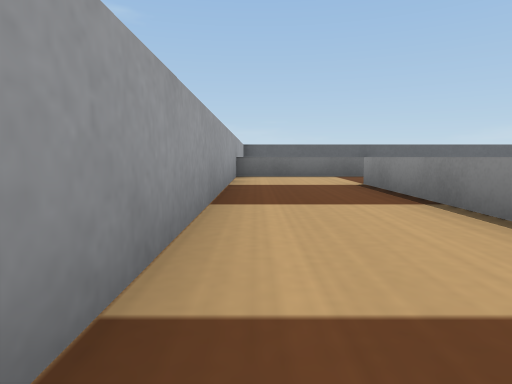
view 1 (above)

24 first-person views from a walk through a Webots world. The camera is 0.05 m above the floor, tilts 6° down and sees 75° across. The floor is counted in squares, 0.1 m on a side. Each view is taken from the middle of a square. On the plan, view 1 faces up. The plan holds only what a view shows up to about 9 squares ahead; the rest is blank. The place goes on beyond the plan. Robots are left out. Webots' stock objects and surfaces are drawn as simple stand-ins.

view 2
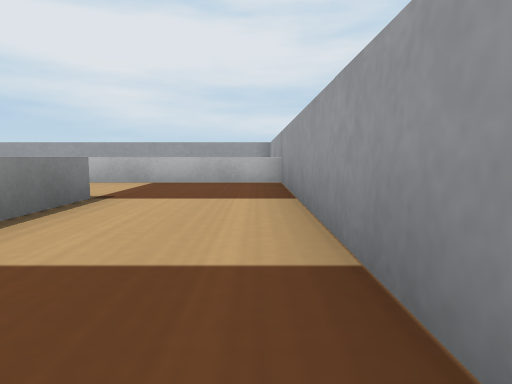

view 3
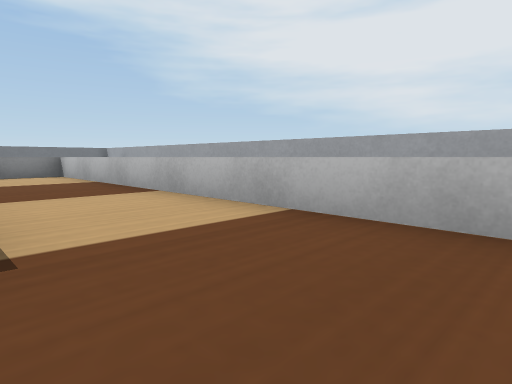

view 4
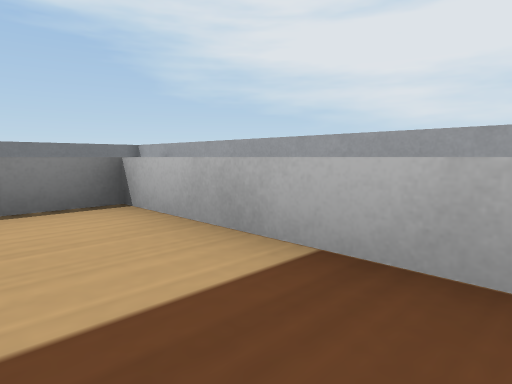

view 5
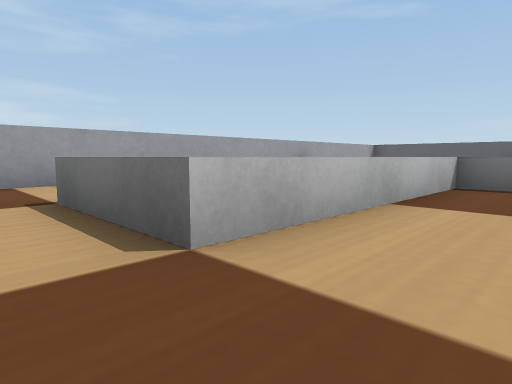

view 6
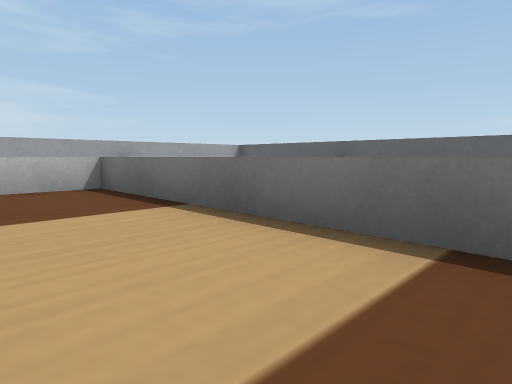

view 7
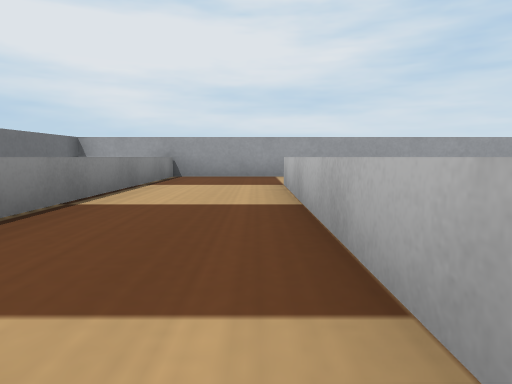

view 8
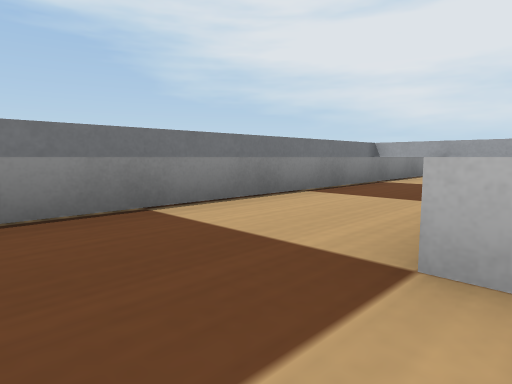

view 9
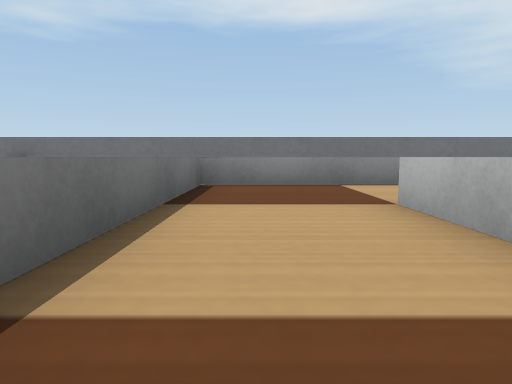

view 10
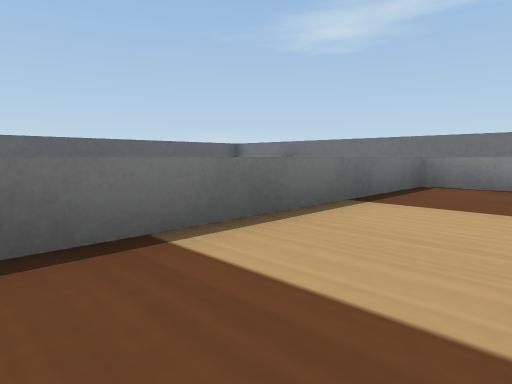

view 11
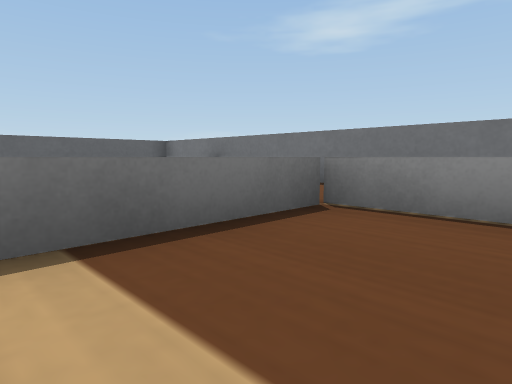

view 12
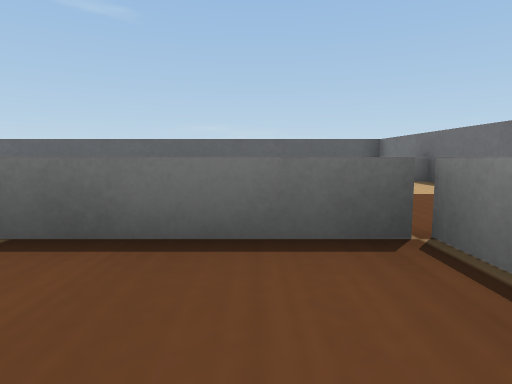

view 13
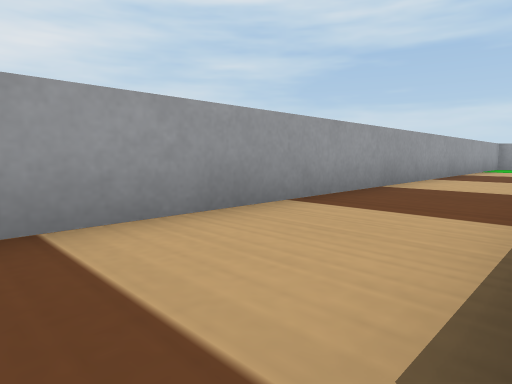

view 14
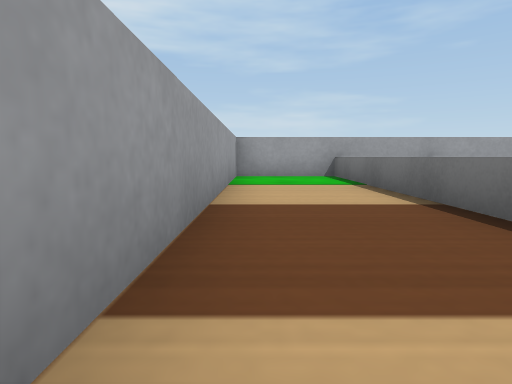

view 15
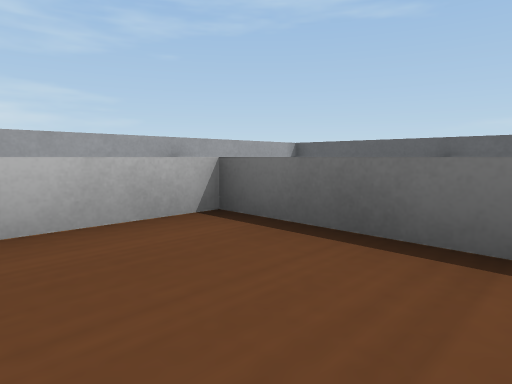

view 16
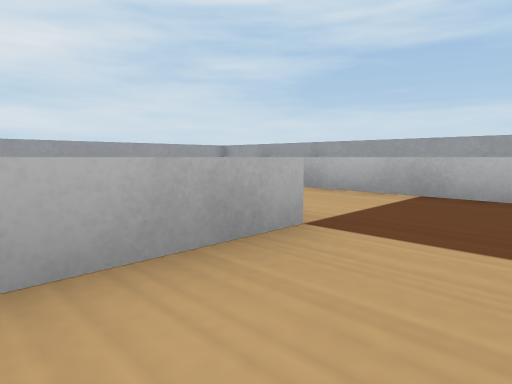

view 17
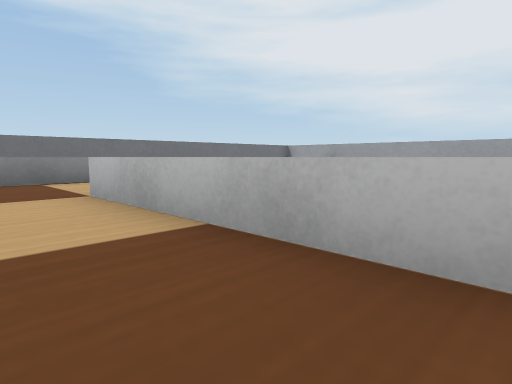

view 18
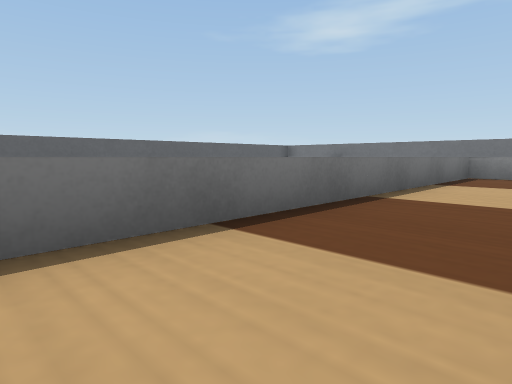

view 19
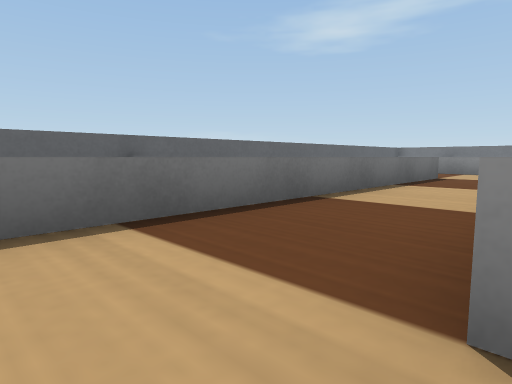

view 20
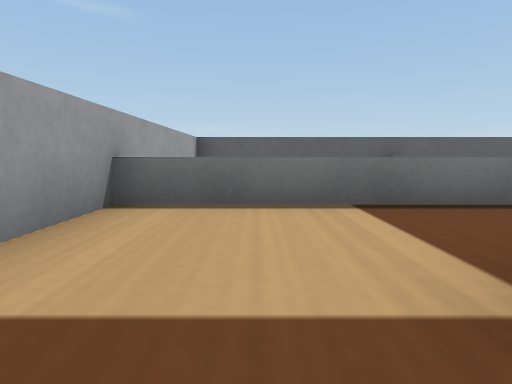

view 21
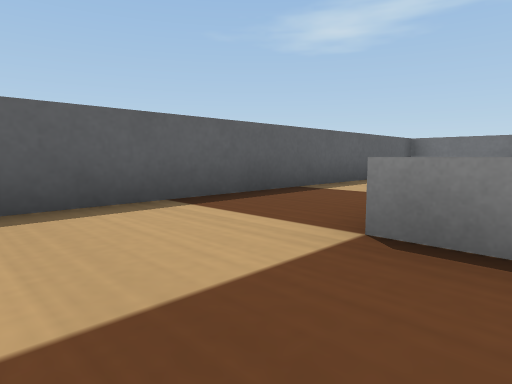

view 22
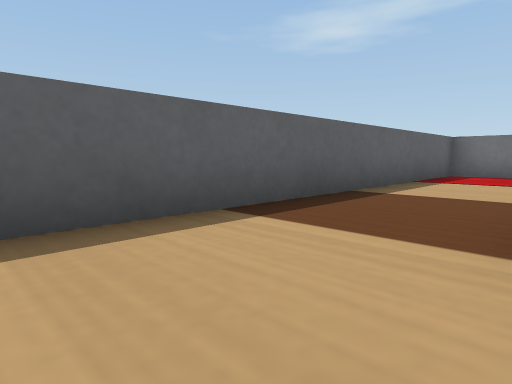

view 23
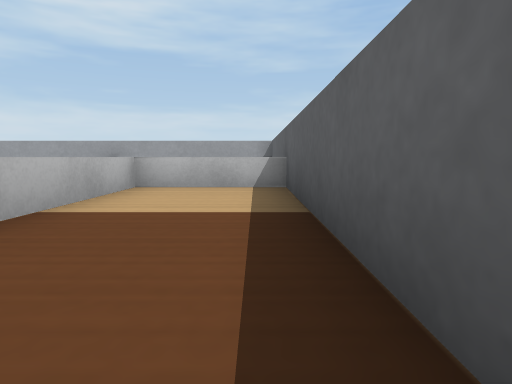

view 24
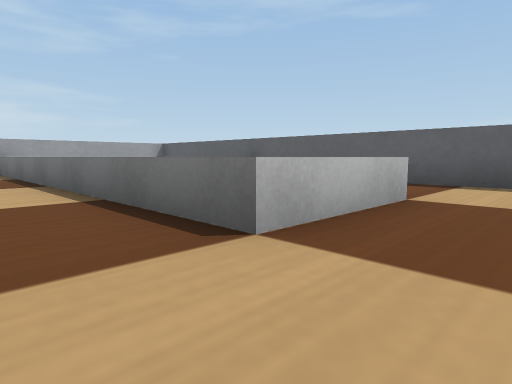

### Floor plan
Key: @ floor where view 1 was taken; # wall or solid block; . floor; = window, fence, low wall or low ledge.
Columns run from 1 left of view 1 to 20 right of it. Each row starts with its distance up from view 1.
 14    ###################
 13  ##  =...............#
 12  #   =...............#
 11 #    ======..========#
 10 #         =..=      .#
  9 #==========..=     ..#
  8 #............=     ..#
  7 #............=    ...#
  6 #..================  #
  5 #..= =............=  #
  4 #..= =............=  #
  3 #..= =..========..=  #
  2 #..= =..=      =..=  #
  1 #..===..==     =..=  #
  0 #@.........=   =..=  #
 -1 #..........=   =..=  #
 -2 #===========   =..=  #
 -3 ##             =..=  #
 -4 #===============..=  #
 -5 #.................=  #
 -6 #.................=  #
 -7 ######################

Where each view was taken, in squares from view 1:
view 1: 0 up, 0 right, facing up
view 2: 5 up, 0 right, facing down
view 3: 1 up, 0 right, facing down-right
view 4: 0 up, 6 right, facing down-right
view 5: 0 up, 6 right, facing up-left
view 6: 4 up, 10 right, facing up-left
view 7: 2 up, 15 right, facing down
view 8: 5 up, 14 right, facing down-right
view 9: 5 up, 11 right, facing right
view 10: 4 up, 11 right, facing up-right
view 11: 4 up, 14 right, facing up-right
view 12: 4 up, 16 right, facing up
view 13: 4 down, 15 right, facing down-left
view 14: 6 down, 8 right, facing left
view 15: 4 up, 7 right, facing up-left
view 16: 5 up, 9 right, facing down-left
view 17: 5 up, 10 right, facing down-right
view 18: 4 up, 8 right, facing up-right
view 19: 6 up, 1 right, facing up-right
view 20: 5 up, 1 right, facing up
view 21: 10 up, 10 right, facing up-right
view 22: 11 up, 10 right, facing up-right
view 23: 13 up, 10 right, facing left
view 24: 7 up, 11 right, facing up-left
